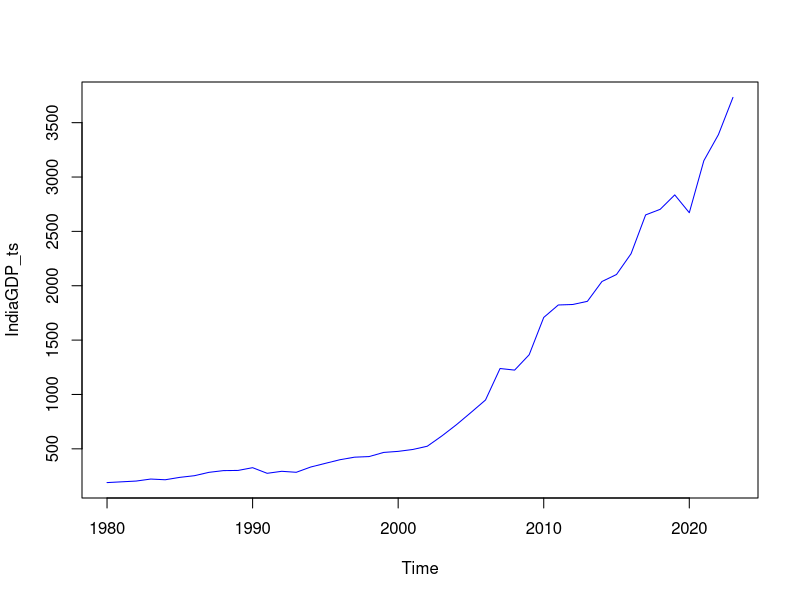

Generate this figure with R: (Note: this script raises an error after producing the figure.)
## ---- chunk 1
# read in the India GDP File
library(readxl)
IndiaGDP <- read_excel("India_GDP.xlsx", sheet = "Sheet1")

# plot the India GDP
# names(IndiaGDP)[1] <- "Year"
# names(IndiaGDP)[2] <- "GDP"
IndiaGDP_ts <- ts(IndiaGDP$GDP, start = c(1980), end = c(2023), frequency = 1)

# plot India GDP
plot(IndiaGDP_ts, type = "l", col = "blue")
## ---- chunk 2
# detrend for linear
Mod1 <- tslm(IndiaGDP_ts ~ trend)
summary(Mod1)

# plot residuals
plot(Mod1$residuals, type = "l")
# shows a clear quadratic trend

# detrend for linear and quadratic
Mod2 <- tslm(IndiaGDP_ts ~ trend + I(trend ^ 2))
summary(Mod2)

# plot residuals
plot(Mod2$residuals, type = "l")

# clear evidence of cycles
# maybe detrend for cyclical too

# store residuals
Mod2_resids <- Mod2$residuals

# check for autocorrelation
par(mfrow = c(1, 2))
A = Acf(Mod2_resids, main = "ACF of Residuals")
A
B = Pacf(Mod2_resids, main = "PACF of Residuals")
B

